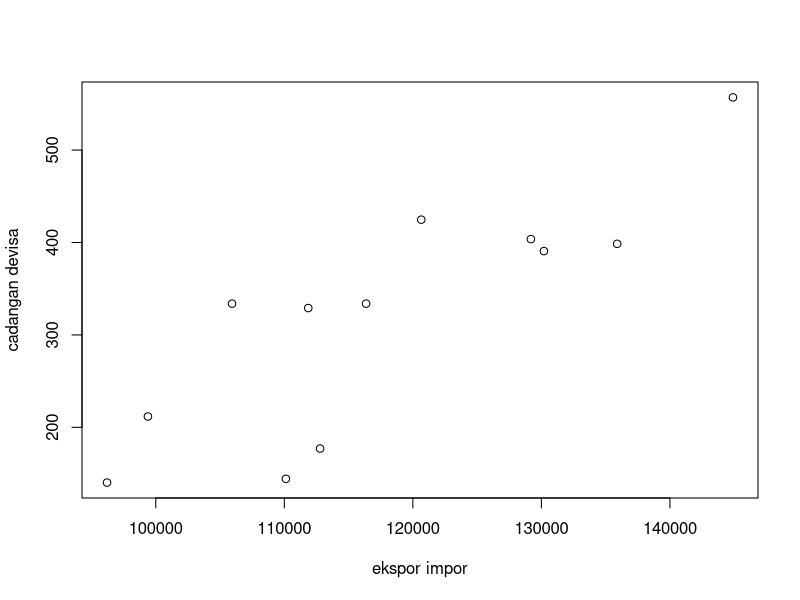
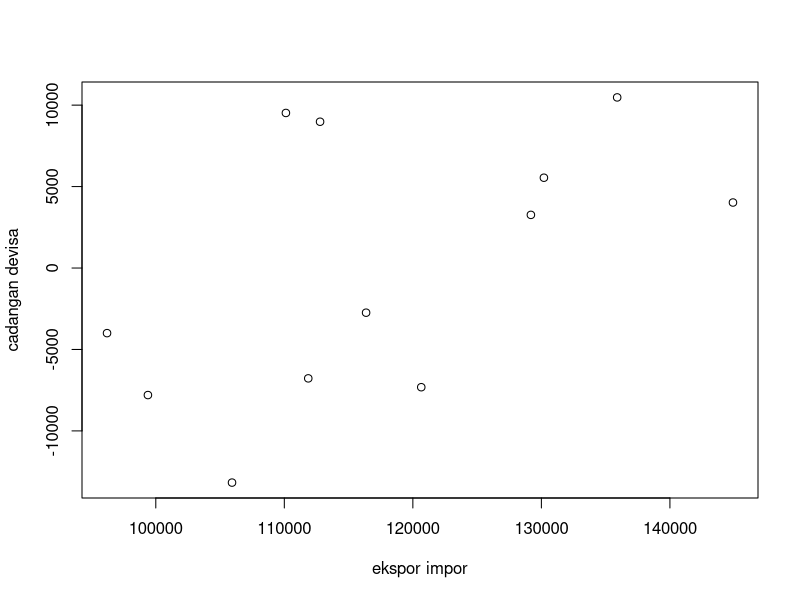

Recreate these plots in R, in order.
## ---- chunk 1
library(readxl)
dang<-read_excel('DATA HUBUNGAN EKSPOR DAN IMPOR TERHADAP CADANGAN DEVISA NEGARA.xlsx')
reg<-lm(Y~X, data=dang)
plot(dang$Y,dang$X,xlab='ekspor impor',ylab='cadangan devisa')
## ---- chunk 2
library(readxl)
dang<-read_excel('DATA HUBUNGAN EKSPOR DAN IMPOR TERHADAP CADANGAN DEVISA NEGARA.xlsx')
reg<-lm(Y~X, data=dang)
dang$u<-resid(reg)
plot(dang$Y,dang$u,xlab='ekspor impor',ylab='cadangan devisa')


## ---- chunk 3
library(readxl)
dang<-read_excel("DATA HUBUNGAN EKSPOR DAN IMPOR TERHADAP CADANGAN DEVISA NEGARA.xlsx")
reg<-lm(Y~X,data=dang)
summary(reg)
